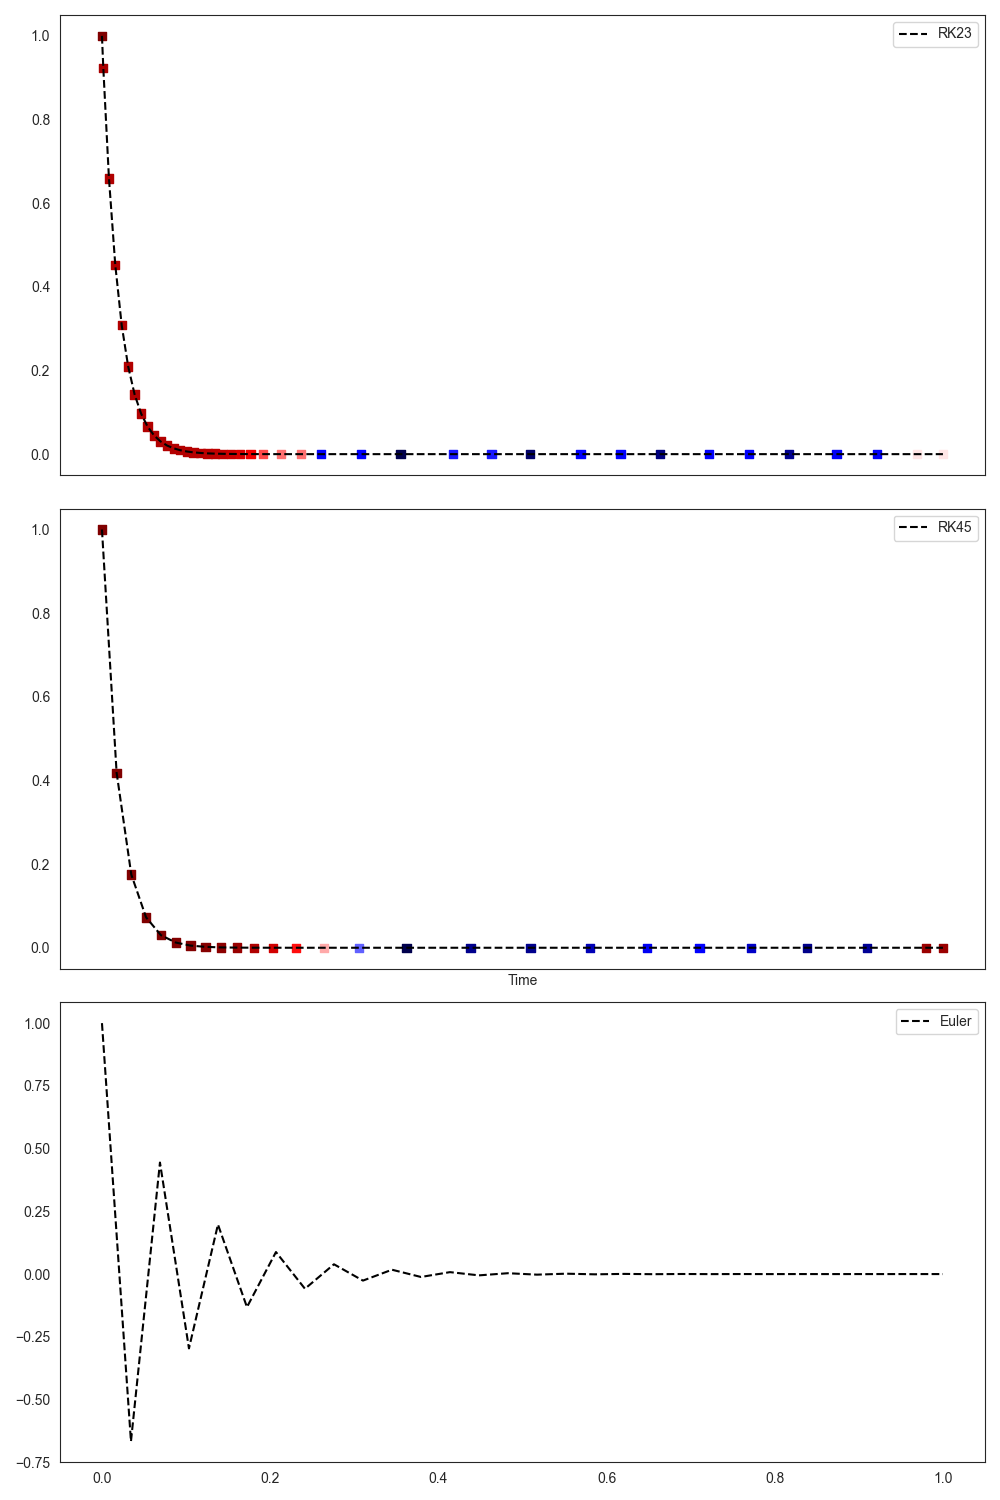

This figure's Python source:
from scipy.integrate import solve_ivp
from numpy import array, linspace
import matplotlib.pyplot as plt
import matplotlib as mpl
import seaborn as sns
sns.set_style("white")	
fig,ax=plt.subplots(3,1,figsize=(10,15), sharex=True)

def fun(t,x):
	p = -50
	return p*x,

if __name__ == "__main__":

	y0 = [1] 
	t0 = 0
	t_max = 1
	res_rk45  = solve_ivp(fun, [0, t_max], y0, method="RK45")
	res_rk23  = solve_ivp(fun, [0, t_max], y0, method="RK23")
	steps = 30
	y_em = 1
	res_euler = []
	stepsize=t_max/steps
	print(stepsize)
	for time in linspace(0,t_max,steps):
		res_euler.append(y_em)
		dy = fun(time, y_em)
		y_em += dy[0]*stepsize
	
	ax[2].plot(linspace(0,t_max,steps), res_euler, "k--", label="Euler")
	
	colors=[]
	for i, v in enumerate(res_rk45.t[:-1]):
		colors.append(v-res_rk45.t[i+1])
	colors.append(colors[-1])
	colors = array(colors)

	colors_23=[]
	for i, v in enumerate(res_rk23.t[:-1]):
		colors_23.append(v-res_rk23.t[i+1])
	colors_23.append(colors_23[-1])
	colors_23 = array(colors_23)

	# normal = mpl.colors.Normalize(vmin=min(min(colors), min(colors_23)), vmax=max(max(colors), max(colors_23)))

	ax[1].plot(res_rk45.t, res_rk45.y[0], "k--", label="RK45")
	ax[1].scatter(res_rk45.t, res_rk45.y[0], marker="s", c= colors, cmap="seismic")
	
	ax[0].plot(res_rk23.t, res_rk23.y[0], "k--", label="RK23")
	ax[0].scatter(res_rk23.t, res_rk23.y[0], marker="s", c= colors_23, cmap="seismic")
	
	ax[1].set_xlabel("Time")
	ax[0].legend()
	ax[1].legend()
	ax[2].legend()

	fig.tight_layout()
	fig.savefig("dopri.png")